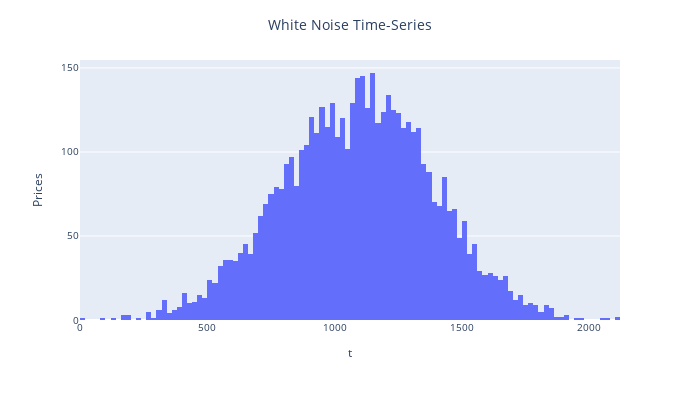

Notebook code cell kept with this figure:
### Code cell
fig = px.histogram(data_frame=df, x='wn')
fig.update_layout(barmode='overlay', legend_title_text = "Data", title_text='White Noise Time-Series', title_x=0.5,\
            xaxis_title='t', yaxis_title="Prices",\
            height = 400, width = 700, font={'size':10})

### Figure 1 — Plotly figure (JSON) as saved in the notebook; plotly's stock layout.template omitted (floating-point values rounded to 4 significant figures; data arrays with more than 128 entries replaced by an {"elided": "..."} marker saying what was removed)
{"data": [{"alignmentgroup": "True", "bingroup": "x", "hovertemplate": "wn=%{x}<br>count=%{y}<extra></extra>", "legendgroup": "", "marker": {"color": "#636efa", "pattern": {"shape": ""}}, "name": "", "offsetgroup": "", "orientation": "v", "showlegend": false, "type": "histogram", "x": {"elided": "5015 float values"}, "xaxis": "x", "yaxis": "y"}], "layout": {"barmode": "overlay", "font": {"size": 10}, "height": 400, "legend": {"title": {"text": "Data"}, "tracegroupgap": 0}, "margin": {"t": 60}, "title": {"text": "White Noise Time-Series", "x": 0.5}, "width": 700, "xaxis": {"anchor": "y", "domain": [0, 1], "title": {"text": "t"}}, "yaxis": {"anchor": "x", "domain": [0, 1], "title": {"text": "Prices"}}}}
